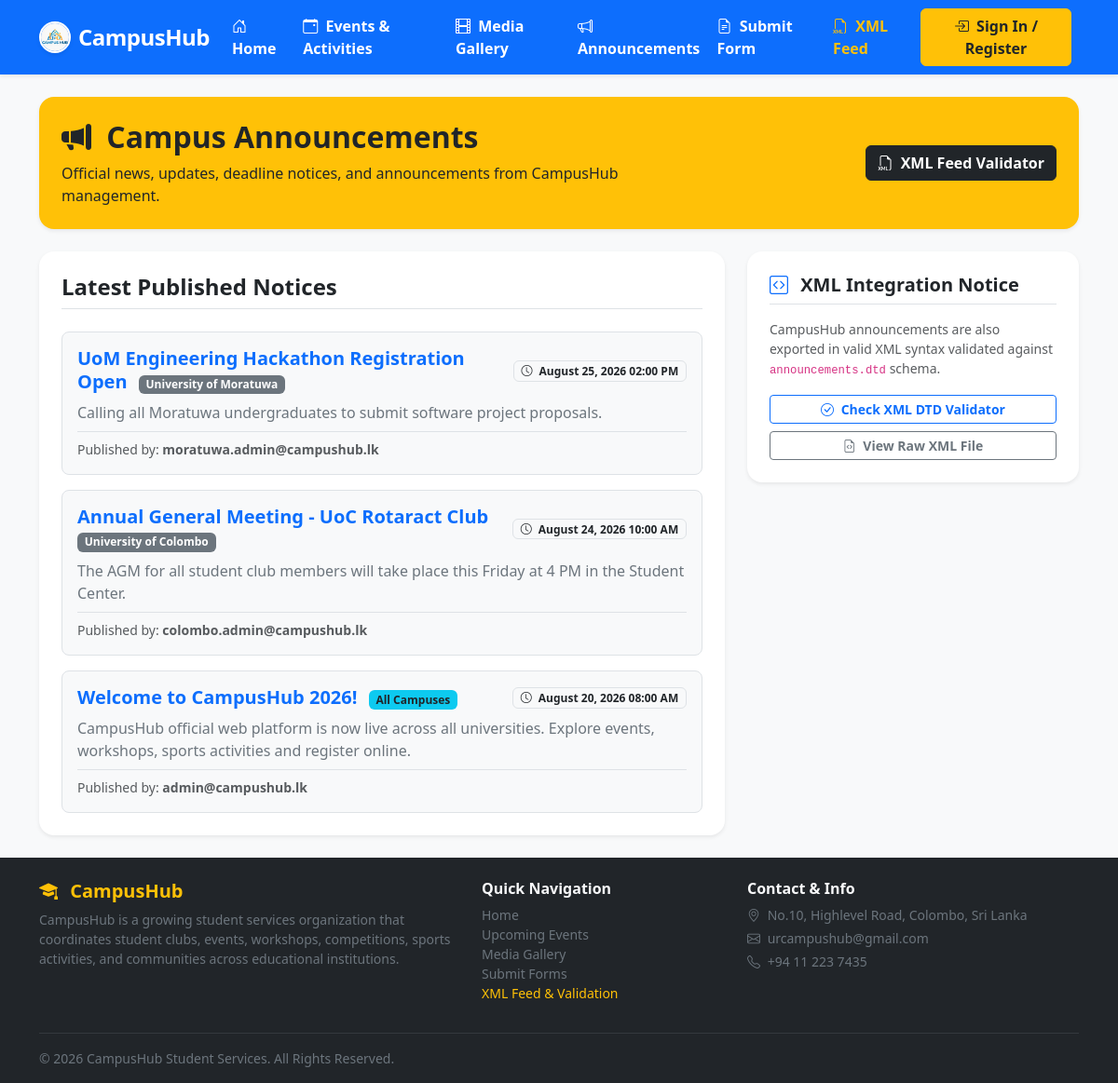
The app's page /announcements.php with its own data.
### tables this page shows
CREATE TABLE `announcement` (
  `id` int(11) NOT NULL AUTO_INCREMENT,
  `title` varchar(150) NOT NULL,
  `content` text NOT NULL,
  `campus_id` int(11) DEFAULT NULL,
  `date_published` datetime NOT NULL,
  `author_email` varchar(100) NOT NULL,
  PRIMARY KEY (`id`),
  KEY `fk_ann_user` (`author_email`),
  KEY `fk_ann_campus` (`campus_id`),
  CONSTRAINT `fk_ann_user` FOREIGN KEY (`author_email`) REFERENCES `user` (`email`) ON DELETE CASCADE,
  CONSTRAINT `fk_ann_campus` FOREIGN KEY (`campus_id`) REFERENCES `campus` (`id`) ON DELETE CASCADE
);

CREATE TABLE `campus` (
  `id` int(11) NOT NULL AUTO_INCREMENT,
  `name` varchar(100) NOT NULL,
  `code` varchar(20) NOT NULL,
  PRIMARY KEY (`id`)
);

### includes/connection.php (called while the page is built, shortened)
<?php
class Database {
    public static $connection;
    public static function setUpConnection(){
        if(!isset(Database::$connection)){
            Database::$connection = new mysqli("localhost", "root", "janith2004", "campushub", "3306");
        }
    }
    public static function search($q){
        $resultset = Database::$connection->query($q);
        return $resultset;
    }
}
?>

### announcements.php (the view, shortened to what this page needs)
<?php
include "includes/connection.php";
?>
<!DOCTYPE html>
<html>
<head>
    <link href="https://cdn.jsdelivr.net/npm/bootstrap@5.3.8/dist/css/bootstrap.min.css" rel="stylesheet">
    <link rel="stylesheet" href="https://cdn.jsdelivr.net/npm/bootstrap-icons@1.13.1/font/bootstrap-icons.min.css">
    <link rel="stylesheet" href="css/style.css">
</head>
<body class="bg-light">
    <?php include "includes/header.php"; ?>
    <div class="container my-4">
        <div class="card border-0 shadow-sm p-4 bg-warning text-dark rounded-4 mb-4">
            <div class="row align-items-center">
                <div class="col-md-8">
                    <h2 class="fw-bold mb-2"><i class="bi bi-megaphone-fill me-2"></i> Campus Announcements</h2>
                    <p class="mb-0 text-dark-50">Official news, updates, deadline notices, and announcements from CampusHub management.</p>
                </div>
                <div class="col-md-4 text-md-end mt-3 mt-md-0">
                    <a href="xml_validator.php" class="btn btn-dark fw-bold"><i class="bi bi-filetype-xml me-1"></i> XML Feed Validator</a>
                </div>
            </div>
        </div>
        <div class="row g-4">
            <div class="col-12 col-lg-8">
                <div class="card border-0 shadow-sm p-4 bg-white rounded-4">
                    <h4 class="fw-bold text-dark mb-4 border-bottom pb-2">Latest Published Notices</h4>
                    <div class="d-flex flex-column gap-3">
                        <?php
                        $ann_query = "SELECT announcement.*, campus.name AS campus_name FROM `announcement` LEFT JOIN `campus` ON announcement.campus_id=campus.id ";
                        $ann_query .= "ORDER BY date_published DESC";
                        $ann_rs = Database::search($ann_query);
                        while ($ann = $ann_rs->fetch_assoc()):
                        ?>
                            <div class="p-3 border rounded-3 bg-light hover-shadow">
                                <div class="d-flex justify-content-between align-items-center mb-2">
                                    <div>
                                        <h5 class="fw-bold text-primary mb-0 d-inline me-2"><?php echo htmlspecialchars($ann["title"]); ?></h5>
                                        <?php if (!empty($ann["campus_name"])): ?>
                                            <span class="badge bg-secondary"><?php echo htmlspecialchars($ann["campus_name"]); ?></span>
                                        <?php else: ?>
                                            <span class="badge bg-info text-dark">All Campuses</span>
                                        <?php endif; ?>
                                    </div>
                                    <span class="badge bg-light text-dark border"><i class="bi bi-clock me-1"></i> <?php echo date("F d, Y h:i A", strtotime($ann["date_published"])); ?></span>
                                </div>
                                <p class="text-secondary mb-2"><?php echo nl2br(htmlspecialchars($ann["content"])); ?></p>
                                <div class="small text-muted border-top pt-2">
                                    <span>Published by: <strong><?php echo htmlspecialchars($ann["author_email"]); ?></strong></span>
                                </div>
                            </div>
                        <?php endwhile; ?>
                    </div>
                </div>
            </div>
            <div class="col-12 col-lg-4">
                <div class="card border-0 shadow-sm p-4 bg-white rounded-4 mb-4">
                    <h5 class="fw-bold text-dark mb-3 border-bottom pb-2"><i class="bi bi-code-square text-primary me-2"></i> XML Integration Notice</h5>
                    <p class="small text-muted mb-3">
                        CampusHub announcements are also exported in valid XML syntax validated against <code>announcements.dtd</code> schema.
                    </p>
                    <a href="xml_validator.php" class="btn btn-outline-primary btn-sm fw-bold w-100 mb-2"><i class="bi bi-check-circle me-1"></i> Check XML DTD Validator</a>
                    <a href="announcements.xml" target="_blank" class="btn btn-outline-secondary btn-sm fw-bold w-100"><i class="bi bi-file-earmark-code me-1"></i> View Raw XML File</a>
                </div>
            </div>
        </div>
    </div>
    <?php include "includes/footer.php"; ?>
</body>
</html>

### css/style.css (style rules this page uses)
body { font-family: 'Segoe UI', Tahoma, Geneva, Verdana, sans-serif; background-color: #f8f9fa; min-height: 100vh; display: flex; flex-direction: column; }

### records on screen
announcement: title "UoM Engineering Hackathon Registration Open", campus.name "University of Moratuwa", date_published "August 25, 2026 02:00 PM", content "Calling all Moratuwa undergraduates to submit software project proposals.", author_email "moratuwa.admin@campushub.lk"
announcement: title "Annual General Meeting - UoC Rotaract Club", campus.name "University of Colombo", date_published "August 24, 2026 10:00 AM", content "The AGM for all student club members will take place this Friday at 4 PM in the Student Center.", author_email "colombo.admin@campushub.lk"
announcement: title "Welcome to CampusHub 2026!", shows "All Campuses", date_published "August 20, 2026 08:00 AM", content "CampusHub official web platform is now live across all universities. Explore events, workshops, sports activities and register online.", author_email "admin@campushub.lk"
